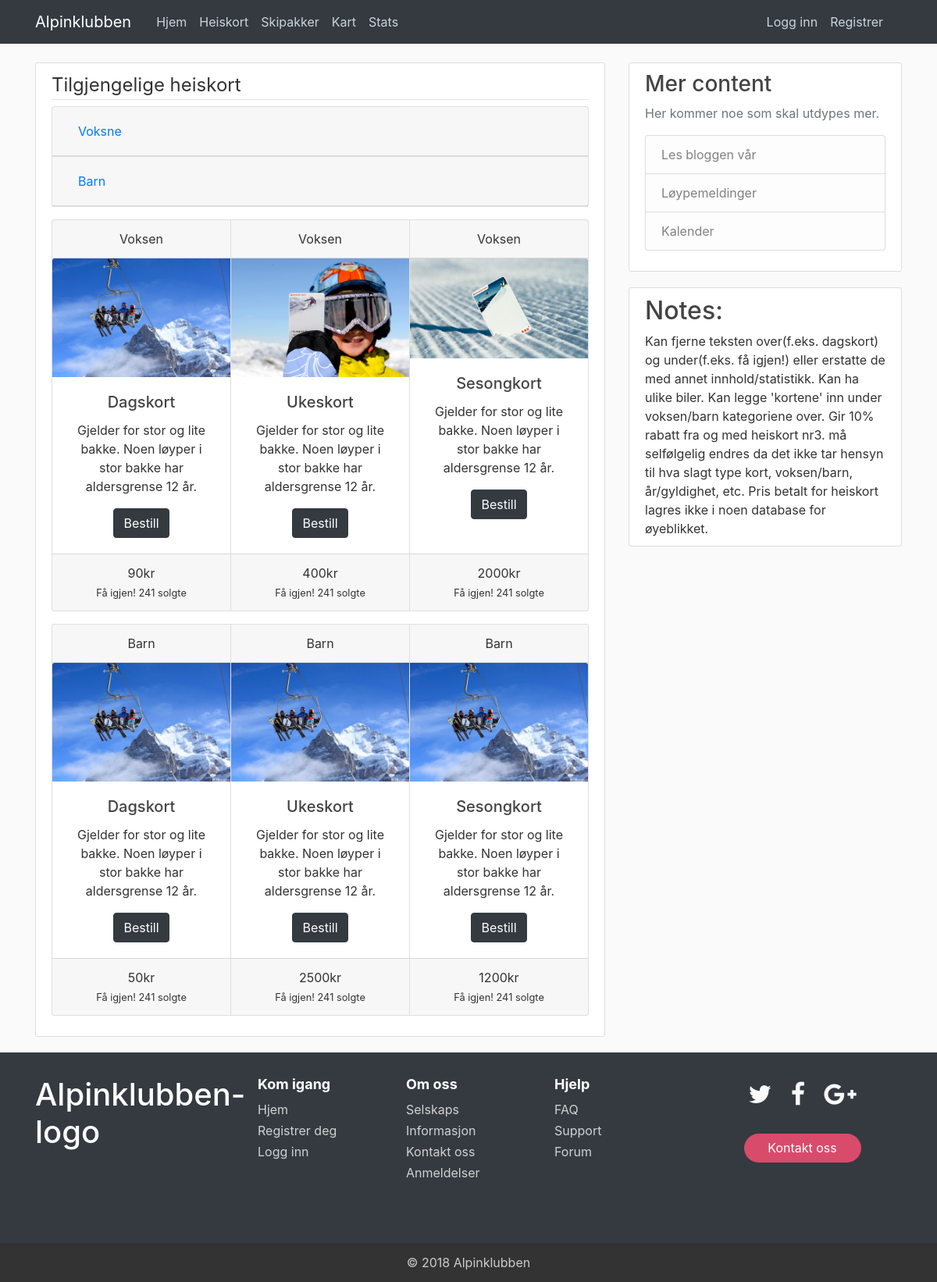
The page /heiskort on the database its author committed.
### alpinklubben/models.py (models this page shows, shortened)
class Heiskort(db.Model):
    id = db.Column(db.Integer, primary_key=True)
    type = db.Column(db.String(20), nullable=False)  # dag, uke, sesong
    age = db.Column(db.String(20), nullable=False)  # voksen, barn
    price = db.Column(db.Integer, nullable=False)
    image = db.Column(db.String(120), nullable=False, default='skiheis.jpg')

### alpinklubben/routes.py (the view)
@app.route('/heiskort')
def show_heiskort():
    heiskort = Heiskort.query.all()
    return render_template('heiskort.html', title='Tilgjengelige heiskort', heiskort=heiskort)

### alpinklubben/templates/heiskort.html (shortened to what this page needs)
{% extends 'layout.html' %}
{% block content %}
<div class="content-section">
    <legend class="border-bottom">{{ title }}</legend>
    <div class="accordion mb-3" id="accordionExample">
        <div class="card">
            <div class="card-header" id="headingOne">
                <h5 class="mb-0">
                    <button class="btn btn-link collapsed" type="button" data-toggle="collapse" data-target="#collapseOne" aria-expanded="true" aria-controls="collapseOne">
                        Voksne
                    </button>
                </h5>
            </div>
        </div>
        <div class="card">
            <div class="card-header" id="headingTwo">
                <h5 class="mb-0">
                    <button class="btn btn-link collapsed" type="button" data-toggle="collapse" data-target="#collapseTwo" aria-expanded="false" aria-controls="collapseTwo">
                        Barn
                    </button>
                </h5>
            </div>
        </div>
    </div>
    {% if heiskort %}
    {% for kort in heiskort %}
    {% if loop.index0 % 3 == 0 %}
    <div class="card-group">
        {% endif %}
        <div class="card mb-3 text-center">
            <div class="card-header">
                {{ kort.age }}
            </div>
            <img class="card-img-top" src="{{ url_for('static', filename=('imgs/'+kort.image)) }}" alt="Skipakke bilde">
            <div class="card-body">
                <h5 class="card-title">{{ kort.type }}</h5>
                <p class="card-text">Gjelder for stor og lite bakke. Noen løyper i stor bakke har aldersgrense 12 år.</p>
                <a href="{{ url_for('order_heiskort', card_type=kort.type, card_age=kort.age) }}" class="btn btn-dark">Bestill</a>
            </div>
            <div class="card-footer">
                {{ kort.price }}kr<br>
                <small>Få igjen! 241 solgte</small>
            </div>
        </div>
        {% if loop.index0 % 3 == 2 or loop.last %}
    </div>
    {% endif %}
    {% endfor %}
    {% endif %}
</div>
{% endblock content %}
{% block sidebar2 %}
<div class="content-section">
    <h2>Notes:</h2>
    Kan fjerne teksten over(f.eks. dagskort)
    og under(f.eks. få igjen!) eller erstatte de med annet innhold/statistikk.
    Kan ha ulike biler.
    Kan legge 'kortene' inn under voksen/barn kategoriene over.
    Gir 10% rabatt fra og med heiskort nr3.
    må selfølgelig endres da det ikke tar hensyn til hva slagt type kort, voksen/barn, år/gyldighet, etc.
    Pris betalt for heiskort lagres ikke i noen database for øyeblikket.
</div>
{% endblock sidebar2 %}

### alpinklubben/templates/layout.html (shortened to what this page needs)
<!DOCTYPE html>
<html lang="no">
<head>
    <link rel="stylesheet" href="https://stackpath.bootstrapcdn.com/bootstrap/4.1.3/css/bootstrap.min.css"/>
    <link rel="stylesheet" href="https://cdnjs.cloudflare.com/ajax/libs/font-awesome/4.7.0/css/font-awesome.min.css"/>
    <link rel="stylesheet" href="https://cdnjs.cloudflare.com/ajax/libs/flag-icon-css/3.2.1/css/flag-icon.min.css" />
    <link rel="stylesheet" type="text/css" href="{{ url_for('static', filename='main.css')}}" <meta charset="utf-8">
</head>
<body>
    <header class="site-header">
        <nav class="navbar navbar-expand-md navbar-dark bg-dark fixed-top">
            <div class="container">
                <a class="navbar-brand mr-4" href="{{ url_for('index') }}">Alpinklubben</a>
                <div class="collapse navbar-collapse" id="navbarToggle">
                    <div class="navbar-nav mr-auto">
                        <a class="nav-item nav-link" href="{{ url_for('index') }}">Hjem</a>
                        <a class="nav-item nav-link" href="{{ url_for('show_heiskort') }}">Heiskort</a>
                        <a class="nav-item nav-link" href="{{ url_for('show_skipakker') }}">Skipakker</a>
                        <a class="nav-item nav-link" href="{{ url_for('show_map') }}">Kart</a>
                        <a class="nav-item nav-link" href="{{ url_for('show_stats') }}">Stats</a>
                    </div>
                    <div class="navbar-nav">
                        {% if current_user.is_authenticated %}
                        <a class="nav-item nav-link" href="{{ url_for('show_my_account') }}">Min side</a>
                        <a class="nav-item nav-link" href="{{ url_for('logout') }}">Logg ut</a>
                        {% else %}
                        <a class="nav-item nav-link" href="{{ url_for('login') }}">Logg inn</a>
                        <a class="nav-item nav-link" href="{{ url_for('register') }}">Registrer</a>
                        {% endif %}
                        <div class="dropdown">
                            <a class="nav-item nav-link" href="#" role="button" id="dropdownMenuLink" data-toggle="dropdown" aria-haspopup="true" aria-expanded="false">
                            </a>
                        </div>
                    </div>
                </div>
            </div>
        </nav>
    </header>
    <main role="main" class="container">
        <div class="row">
            <div class="col-md-8">
                {% block content %}{% endblock content %}
            </div>
            <div class="col-md-4">
                <div class="content-section">
                    <h3>Mer content</h3>
                    <p class='text-muted'>Her kommer noe som skal utdypes mer.
                        <ul class="list-group">
                            <li class="list-group-item list-group-item-light">Les bloggen vår</li>
                            <li class="list-group-item list-group-item-light">Løypemeldinger</li>
                            <li class="list-group-item list-group-item-light">Kalender</li>
                        </ul>
                    </p>
                </div>
                {% block sidebar2 %}{% endblock sidebar2 %}
            </div>
        </div>
    </main>
    <footer id="myFooter">
        <div class="container">
            <div class="row">
                <div class="col-sm-3">
                    <h2 class="logo"><a href="#">Alpinklubben-logo</a></h2>
                </div>
                <div class="col-sm-2">
                    <h5>Kom igang</h5>
                    <ul>
                        <li><a href="#">Hjem</a></li>
                        <li><a href="#">Registrer deg</a></li>
                        <li><a href="#">Logg inn</a></li>
                    </ul>
                </div>
                <div class="col-sm-2">
                    <h5>Om oss</h5>
                    <ul>
                        <li><a href="#">Selskaps Informasjon</a></li>
                        <li><a href="#">Kontakt oss</a></li>
                        <li><a href="#">Anmeldelser</a></li>
                    </ul>
                </div>
                <div class="col-sm-2">
                    <h5>Hjelp</h5>
                    <ul>
                        <li><a href="#">FAQ</a></li>
                        <li><a href="#">Support</a></li>
                        <li><a href="#">Forum</a></li>
                    </ul>
                </div>
                <div class="col-sm-3">
                    <div class="social-networks">
                        <a href="#" class="twitter"><i class="fa fa-twitter"></i></a>
                        <a href="#" class="facebook"><i class="fa fa-facebook"></i></a>
                        <a href="#" class="google"><i class="fa fa-google-plus"></i></a>
                    </div>
                    <button type="button" class="btn btn-default">Kontakt oss</button>
                </div>
            </div>
        </div>
        <div class="footer-copyright">
            <p>&#169; 2018 Alpinklubben </p>
        </div>
    </footer>
</body>
</html>

### alpinklubben/static/main.css (style rules this page uses)
#myFooter { background-color: #343a40 !important; }
#myFooter .logo { margin-top: 30px; }
#myFooter .footer-copyright { background-color: #333333; padding-top: 3px; padding-bottom: 3px; text-align: center; }
#myFooter .row { margin-bottom: 60px; }
#myFooter .footer-copyright p { margin: 10px; color: #ccc; }
#myFooter ul { list-style-type: none; padding-left: 0; line-height: 1.7; }
#myFooter h5 { font-size: 18px; color: white; font-weight: bold; margin-top: 30px; }
#myFooter h2 a { font-size: 2.5rem; text-align: center; color: #fff; }
#myFooter a { color: #d2d1d1; text-decoration: none; }
#myFooter .social-networks { text-align: center; padding-top: 30px; padding-bottom: 16px; }
#myFooter .social-networks a { font-size: 32px; color: #f9f9f9; padding: 10px; transition: 0.2s; }
#myFooter .btn { color: white; background-color: #d84b6b; border-radius: 20px; border: none; width: 150px; display: block; margin: 0 auto; margin-top: 10px; line-height: 25px; }
body { background: #fafafa; color: #333333; margin-top: 5rem; }
h1, h2, h3, h4, h5, h6 { color: #444444; }
.site-header .navbar-nav .nav-link { color: #cbd5db; }
.content-section { background: #ffffff; padding: 10px 20px; border: 1px solid #dddddd; border-radius: 3px; margin-bottom: 20px; }

### rows shown on the page
Heiskort: age "Voksen", image (picture), type "Dagskort", price "90"
Heiskort: age "Voksen", image (picture), type "Ukeskort", price "400"
Heiskort: age "Voksen", image (picture), type "Sesongkort", price "2000"
Heiskort: age "Barn", image (picture), type "Dagskort", price "50"
Heiskort: age "Barn", image (picture), type "Ukeskort", price "2500"
Heiskort: age "Barn", image (picture), type "Sesongkort", price "1200"

### other values the page prints
{{ title }} "Tilgjengelige heiskort"
